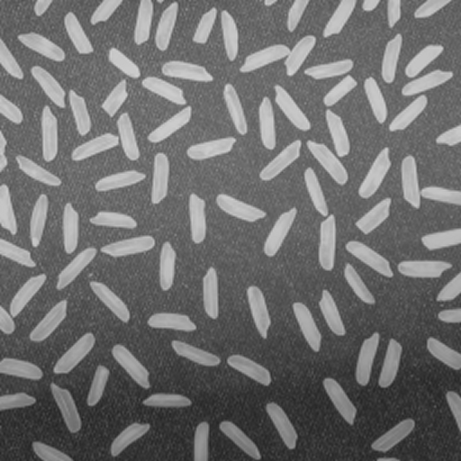
#> input picture input/pic_1.png, 461 x 461 px; its folder holds only this picture in this run
$ python rice_counter.py
#> lines starting #> are read from the running program, lines starting #| are printed output that depends on the picture; after the words box and inside, x2 and y2 are one past the last pixel; in counts of white or black regions, pixels touching at a corner belong together
import cv2
import numpy as np
import matplotlib.pyplot as plt
import os
import glob

# ==========================================
# 1. UTILITIES
# ==========================================
def ensure_dir(directory):
#> in main, img is the input picture: shape (461, 461, 3); min 34, max 211, mean 110.8
    if not os.path.exists(directory):
        os.makedirs(directory)

def save_image(path, img, cmap=None):
    if cmap is None:
        cv2.imwrite(path, img)
    else:
        plt.figure(figsize=(10, 10))
        plt.imshow(img, cmap=cmap)
        plt.axis('off')
        plt.savefig(path, bbox_inches='tight', pad_inches=0)
        plt.close()

# ==========================================
# 2. PIPELINE A: STANDARD (Pic 1 & Pic 2)
# Strategy: Top-Hat Transform -> Watershed
# ==========================================
def process_standard(img, img_out_dir):
#> called with img_out_dir = 'results/pic_1'
    print("   [Mode] Standard Top-Hat + Watershed")

    # 1. Grayscale & Normalize
    gray = cv2.cvtColor(img, cv2.COLOR_BGR2GRAY)
    norm_img = cv2.normalize(gray, None, 0, 255, cv2.NORM_MINMAX)
    save_image(os.path.join(img_out_dir, "01_grayscale.png"), norm_img)

    # 2. Background Removal (Top-Hat)
    morph_kernel = cv2.getStructuringElement(cv2.MORPH_ELLIPSE, (40, 40))
    tophat = cv2.morphologyEx(norm_img, cv2.MORPH_TOPHAT, morph_kernel)
    save_image(os.path.join(img_out_dir, "02_tophat.png"), tophat)

    # 3. Denoising
    blurred = cv2.medianBlur(tophat, 5)

    # 4. Otsu Thresholding
    ret, thresh = cv2.threshold(blurred, 0, 255, cv2.THRESH_BINARY + cv2.THRESH_OTSU)
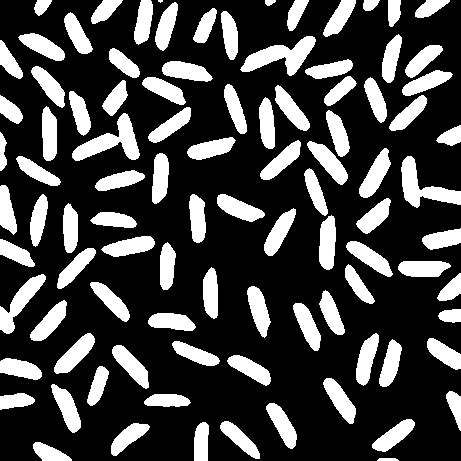
#> thresh: shape (461, 461); 26.8% white; 97 white regions (1 under 20 px), largest, box (x1, y1, x2, y2) and area: (240, 36, 316, 76) 1322, (72, 113, 140, 161) 1305, (401, 156, 461, 208) 1233
#> ret = 71
    save_image(os.path.join(img_out_dir, "03_thresholded.png"), thresh)

    # 5. Watershed Markers
    kernel_clean = cv2.getStructuringElement(cv2.MORPH_ELLIPSE, (3, 3))
    opening = cv2.morphologyEx(thresh, cv2.MORPH_OPEN, kernel_clean, iterations=2)
#> opening: shape (461, 461); 26.7% white; 97 white regions (1 under 20 px), largest, box (x1, y1, x2, y2) and area: (240, 36, 316, 76) 1321, (72, 113, 140, 161) 1301, (401, 156, 461, 208) 1231

    dist_transform = cv2.distanceTransform(opening, cv2.DIST_L2, 5)
    ret, sure_fg = cv2.threshold(dist_transform, 0.4 * dist_transform.max(), 255, 0)
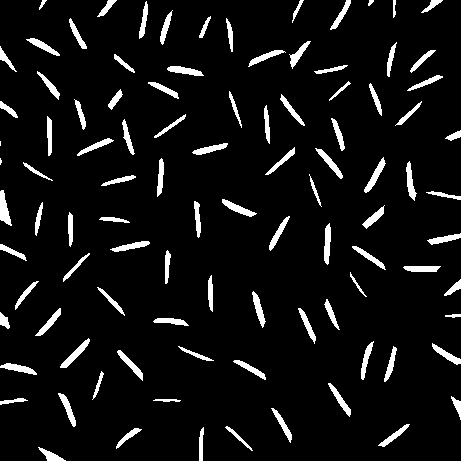
#> sure_fg: shape (461, 461) float32; 6.8% white; 99 white regions (2 under 20 px), largest, box (x1, y1, x2, y2) and area: (0, 190, 12, 226) 243, (60, 338, 90, 368) 234, (364, 157, 386, 193) 227
#> ret = 5.19
    sure_fg = np.uint8(sure_fg)

    sure_bg = cv2.dilate(opening, kernel_clean, iterations=3)
#> sure_bg: shape (461, 461); 39.8% white; 81 white regions, largest, box (x1, y1, x2, y2) and area: (257, 56, 360, 188) 4574, (139, 58, 216, 146) 2943, (386, 42, 456, 134) 2692
    unknown = cv2.subtract(sure_bg, sure_fg)
#> unknown: shape (461, 461); 33.1% white; 81 white regions, largest, box (x1, y1, x2, y2) and area: (257, 56, 360, 188) 3840, (139, 58, 216, 146) 2435, (386, 42, 456, 134) 2262

    ret, markers = cv2.connectedComponents(sure_fg)
#> markers: shape (461, 461) int32; 100 distinct labels, from 0 to 99
#> ret = 100
    markers = markers + 1
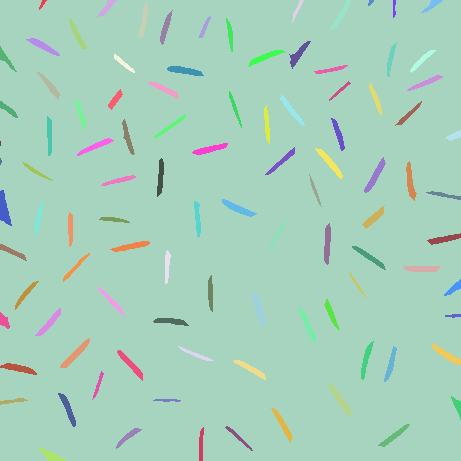
#> markers: shape (461, 461) int32; 100 distinct labels, from 1 to 100; one colour per label, 0 black
    markers[unknown == 255] = 0
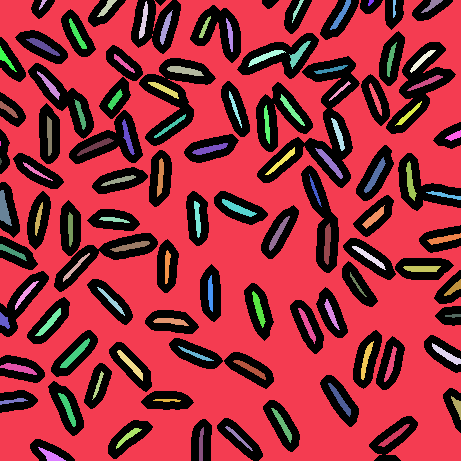
#> markers: shape (461, 461) int32; 101 distinct labels, from 0 to 100; one colour per label, 0 black

    # 6. Apply Watershed
    img_color = cv2.cvtColor(norm_img, cv2.COLOR_GRAY2BGR)
    markers = cv2.watershed(img_color, markers)
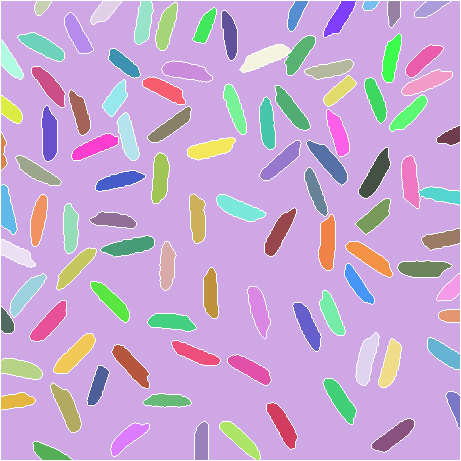
#> markers: shape (461, 461) int32; 100 distinct labels, from -1 to 100; one colour per label, 0 black, -1 white

    # 7. Count
    return finalize_count(img, markers, img_out_dir)

# ==========================================
# 3. PIPELINE B: WAVY IMAGE (Pic 3)
# Strategy: Vertical Kernel Opening -> Watershed
# ==========================================
# [94 lines left out: functions process_wavy, process_dark, not called in this run]

# ==========================================
# SHARED HELPER: FINAL COUNTING
# ==========================================
def finalize_count(original_img, markers, img_out_dir):
#> called with img_out_dir = 'results/pic_1'
    labels = np.unique(markers)
#> labels = 100 values from -1 to 100
    count = 0
    final_viz = original_img.copy()

    for label in labels:
        if label <= 1: continue # 0 is boundary, 1 is background

        mask = np.zeros(markers.shape, dtype="uint8")
        mask[markers == label] = 255

        cnts, _ = cv2.findContours(mask, cv2.RETR_EXTERNAL, cv2.CHAIN_APPROX_SIMPLE)

        if len(cnts) > 0:
            c = max(cnts, key=cv2.contourArea)
            if cv2.contourArea(c) > 10: # Minimum area filter
                count += 1
                cv2.drawContours(final_viz, [c], -1, (0, 255, 0), 1)

                M = cv2.moments(c)
                if M["m00"] != 0:
                    cX = int(M["m10"] / M["m00"])
                    cY = int(M["m01"] / M["m00"])
                    cv2.putText(final_viz, str(count), (cX - 10, cY),
                               cv2.FONT_HERSHEY_SIMPLEX, 0.35, (0, 0, 255), 1)
#> this loop made 100 passes
#> (cX, cY) on passes 3 to 14: (41, 6), (104, 10), (143, 21), (295, 13), (339, 17), (369, 4), (393, 11), (429, 7), (165, 26), (204, 26), (77, 34), (229, 34)
#> label on pass 1: -1
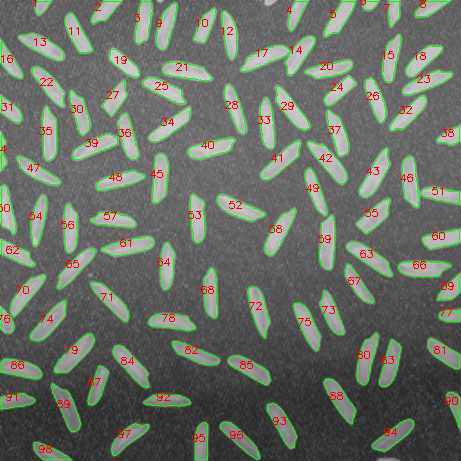
#> final_viz: shape (461, 461, 3); 5.73% of pixels changed, all inside (x1, y1, x2, y2) = (0, 0, 460, 460)
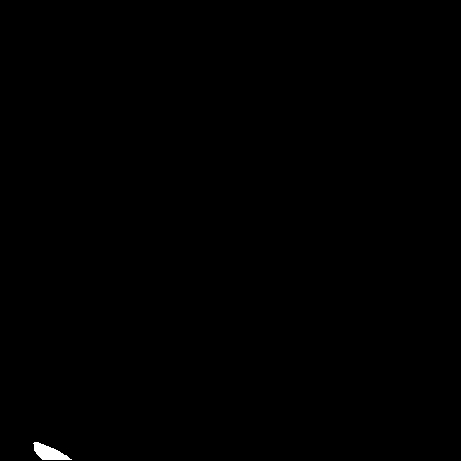
#> mask: shape (461, 461); 0.18% white; 1 white region, box (x1, y1, x2, y2) and area: (33, 442, 72, 460) 383
#> after the loop, count = 98

    save_image(os.path.join(img_out_dir, "result.png"), final_viz)
    return count

# ==========================================
# MAIN ROUTER
# ==========================================
def main():
    output_root = "results"
    ensure_dir(output_root)

    # 1. Search for images
    base_search = "input" if os.path.exists("input") else "."
    search_patterns = ["*.png", "*.jpg", "*.jpeg"]
    files = []

    for pattern in search_patterns:
        files.extend(glob.glob(os.path.join(base_search, pattern)))

    if not files:
        print("No images found! Ensure they are in 'input' folder or current directory.")
        return

    files.sort()

    # 2. Process Loop
    for fpath in files:
        fname = os.path.basename(fpath)
        name_no_ext = os.path.splitext(fname)[0]

        # Create output folder per image
        img_out_dir = os.path.join(output_root, name_no_ext)
        ensure_dir(img_out_dir)

        print(f"Processing {fname}...")
        img = cv2.imread(fpath)
        if img is None: continue

        # --- INTELLIGENT ROUTING ---
        count = 0
        if "pic_3" in fname.lower():
            # Waves -> Vertical Removal Pipeline
            count = process_wavy(img, img_out_dir)
        elif "pic_4" in fname.lower():
            # Dark -> Biased Otsu Pipeline
            count = process_dark(img, img_out_dir)
        else:
            # Standard (Pic 1, 2, etc.) -> TopHat Pipeline
            count = process_standard(img, img_out_dir)
#> count = 98

        print(f"   > Count: {count}")
#|    > Count: 98
        with open(os.path.join(img_out_dir, "result.txt"), "w") as f:
            f.write(f"Detected: {count}")

if __name__ == "__main__":
    main()
